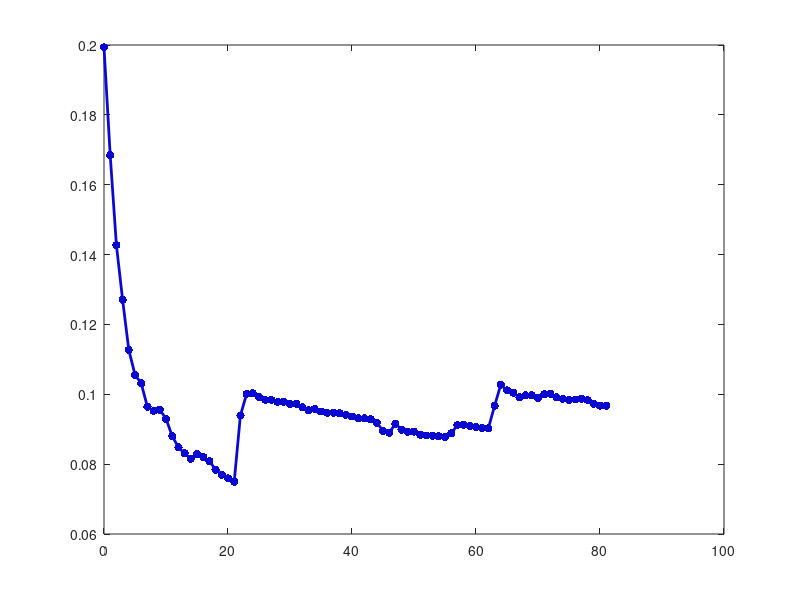

Reproduce this figure in MATLAB. (Note: this script raises an error after producing the figure.)
load('GaWithBumpsData.mat')
figure(10)
clf
plot(gaLines(:,1,1),gaLines(:,2,1), '.-','Color',[11 8 209]/255,...
            'MarkerSize',18,...
            'LineWidth', 2)
ax = gca;
ax.FontSize = 15
ax.XLim = [0, 85]
ax.LineWidth = 2.25
ax.Box = 'off'